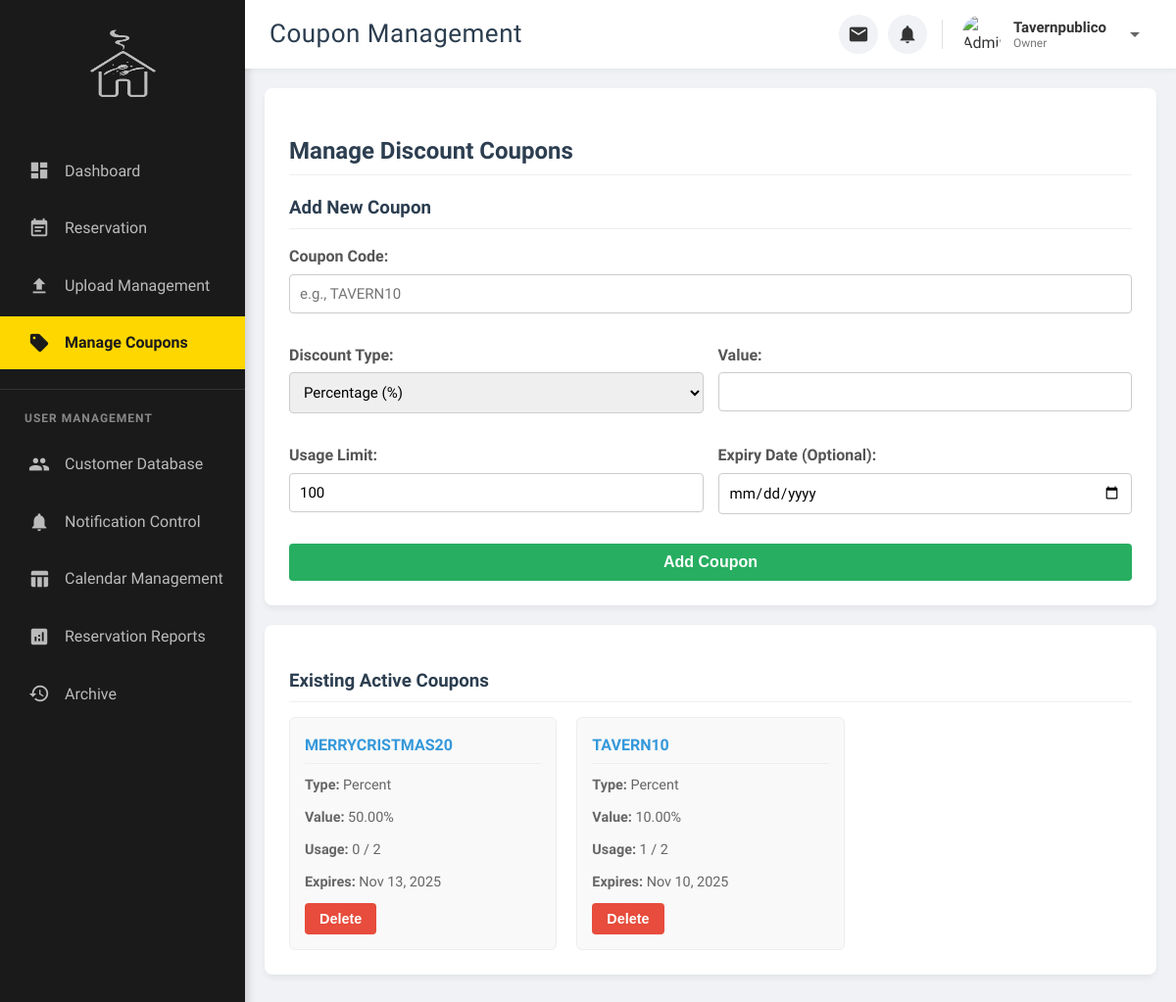
Screenshot of /manage_coupons.php (signed in) with the database file from the repository.
### tables this page shows
CREATE TABLE `coupons` (
  `id` int(11) NOT NULL,
  `code` varchar(50) NOT NULL,
  `type` enum('percent','fixed') NOT NULL,
  `value` decimal(10,2) NOT NULL,
  `expiry_date` date DEFAULT NULL,
  `usage_limit` int(11) NOT NULL DEFAULT 100,
  `current_usage` int(11) NOT NULL DEFAULT 0,
  `is_active` tinyint(1) NOT NULL DEFAULT 1
);

### manage_coupons.php (the view, shortened to what this page needs)
<?php
require_once 'db_connect.php';
?>
<!DOCTYPE html>
<html lang="en">
<head>
    <link rel="stylesheet" href="CSS/admin.css">
</head>
<body>
    <div class="page-wrapper">
        <aside class="admin-sidebar">
             <div class="sidebar-header"><img src="Tavern.png" alt="Home Icon" class="home-icon"></div>
            <nav>
                <ul class="sidebar-menu">
                    <li class="menu-item"><a href="admin.php"><i class="material-icons">dashboard</i> Dashboard</a></li>
                    <li class="menu-item"><a href="reservation.php"><i class="material-icons">event_note</i> Reservation</a></li>
                    <li class="menu-item"><a href="update.php"><i class="material-icons">file_upload</i> Upload Management</a></li>
                    <li class="menu-item active"><a href="manage_coupons.php"><i class="material-icons">sell</i> Manage Coupons</a></li>
                </ul>
                <div class="user-management-title">User Management</div>
                <ul class="sidebar-menu user-management-menu">
                    <li class="menu-item"><a href="customer_database.php"><i class="material-icons">people</i> Customer Database</a></li>
                    <li class="menu-item"><a href="notification_control.php"><i class="material-icons">notifications</i> Notification Control</a></li>
                    <li class="menu-item"><a href="table_management.php"><i class="material-icons">table_chart</i>Calendar Management</a></li>
                    <li class="menu-item"><a href="reports.php"><i class="material-icons">analytics</i>Reservation Reports</a></li>
                    <li class="menu-item"><a href="deletion_history.php"><i class="material-icons">history</i>Archive</a></li>
                </ul>
            </nav>
        </aside>
        <div class="admin-content-area">
            <header class="main-header">
                <div class="header-content">
                    <h1 class="header-page-title">Coupon Management</h1>
                    <div class="admin-header-right">
                        <div class="admin-notification-area">
                            <div class="admin-notification-item">
                                <button class="admin-notification-button" id="adminMessageBtn" title="Messages">
                                    <i class="material-icons">email</i>
                                </button>
                            </div>
                            <div class="admin-notification-item">
                                <button class="admin-notification-button" id="adminReservationBtn" title="Reservations">
                                    <i class="material-icons">notifications</i> <span class="admin-notification-badge" id="adminReservationCount" style="display: none;">0</span>
                                </button>
                            </div>
                        </div>
                        <div class="admin-profile-dropdown">
                            <div class="admin-profile-area" id="adminProfileBtn">
                                <?php $admin_avatar_path = isset($_SESSION['avatar']) && file_exists($_SESSION['avatar']) ? htmlspecialchars($_SESSION['avatar']) : 'images/default_avatar.png'; ?>
                                <img src="<?php echo $admin_avatar_path; ?>" alt="Admin Avatar" class="admin-avatar">
                                <div class="admin-user-info">
                                    <span class="admin-username"><?php echo htmlspecialchars($_SESSION['username']); ?></span>
                                    <span class="admin-role"><?php echo ucfirst(htmlspecialchars($_SESSION['role'])); ?></span>
                                </div>
                                <i class="material-icons" style="color: #666; margin-left: 5px;">arrow_drop_down</i>
                            </div>
                        </div>
                    </div>
                    </div>
            </header>
            <main class="dashboard-main-content">
                <section class="content-card">
                    <h2>Manage Discount Coupons</h2>
                    <h3>Add New Coupon</h3>
                    <form action="" method="post" style="display: grid; grid-template-columns: 1fr 1fr; gap: 15px;">
                        <div class="form-group" style="grid-column: 1 / -1;"><label for="coupon_code">Coupon Code:</label><input type="text" id="coupon_code" name="coupon_code" placeholder="e.g., TAVERN10" required></div>
                        <div class="form-group">
                            <label for="coupon_type">Discount Type:</label>
                            <select id="coupon_type" name="coupon_type" required>
                                <option value="percent">Percentage (%)</option>
                            </select>
                        </div>
                        <div class="form-group"><label for="coupon_value">Value:</label><input type="number" id="coupon_value" name="coupon_value" step="0.01" min="0" required></div>
                        <div class="form-group"><label for="usage_limit">Usage Limit:</label><input type="number" id="usage_limit" name="usage_limit" step="1" min="1" value="100" required></div>
                        <div class="form-group"><label for="expiry_date">Expiry Date (Optional):</label><input type="date" id="expiry_date" name="expiry_date" min="<?php echo date('Y-m-d'); ?>"></div>
                        <button type="submit" name="add_coupon" style="grid-column: 1 / -1; width: 100%;">Add Coupon</button>
                    </form>
                </section>
                <section class="content-card">
                    <h3>Existing Active Coupons</h3>
                    <div class="image-grid-admin">
                        <?php
                        $sql = "SELECT * FROM coupons WHERE is_active = 1 ORDER BY id DESC";
                        $result = mysqli_query($link, $sql);
                        if (mysqli_num_rows($result) > 0) {
                            while($row = mysqli_fetch_assoc($result)) {
                                echo "<div class='data-item'>";
                                $value_display = ($row['type'] == 'percent') ? $row['value'] . '%' : '₱' . number_format($row['value'], 2);
                                $expiry_display = $row['expiry_date'] ? date('M j, Y', strtotime($row['expiry_date'])) : 'No Expiry';
                                echo "<h4>" . htmlspecialchars($row['code']) . "</h4>";
                                echo "<p><strong>Type:</strong> " . ucfirst($row['type']) . "</p>";
                                echo "<p><strong>Value:</strong> " . $value_display . "</p>";
                                echo "<p><strong>Usage:</strong> " . $row['current_usage'] . " / " . $row['usage_limit'] . "</p>";
                                echo "<p><strong>Expires:</strong> " . $expiry_display . "</p>";
                                echo "<form action='' method='post' class='delete-form' style='display:inline; margin-top: auto;'>
                                        <input type='hidden' name='coupon_id' value='" . $row['id'] . "'>
                                        <button type='button' class='delete-btn delete-trigger-btn'>Delete</button>
                                        <input type='hidden' name='delete_coupon' value='1'>
                                      </form>";
                                echo "</div>";
                            }
                        } else { echo "<p>No active coupons found.</p>"; }
                        ?>
                    </div>
                </section>
            </main>
        </div>
    </div>
</body>
</html>

### CSS/admin.css (style rules this page uses)
body { font-family: 'Mada', sans-serif; margin: 0; background-color: #f0f2f5; color: #333; min-height: 100vh; line-height: 1.6; }
.page-wrapper { display: flex; min-height: 100vh; width: 100%; }
.admin-sidebar { width: 250px; background-color: #1a1a1a; color: #bbb; font-family: 'Mada', sans-serif; padding: 20px 0; box-shadow: 3px 0 8px rgba(0, 0, 0, 0.15); display: flex; flex-direction: column; position: fixed; height: 100%; left: 0; top: 0; z-index: 900; transition: background-color 0.3s ease; }
.sidebar-header { text-align: center; margin-bottom: 30px; padding: 10px 0; }
.sidebar-header .home-icon { width: 70px; height: 70px; filter: invert(90%); opacity: 0.8; }
.sidebar-menu { list-style: none; padding: 0; margin: 0; }
.sidebar-menu .menu-item { margin-bottom: 5px; }
.sidebar-menu .menu-item a { display: flex; align-items: center; padding: 14px 25px; color: #bbb; text-decoration: none; transition: background-color 0.3s ease, color 0.3s ease; font-size: 16px; font-weight: 500; border-left: 4px solid transparent; white-space: nowrap; overflow: hidden; text-overflow: ellipsis; }
.sidebar-menu .menu-item a .material-icons { margin-right: 15px; font-size: 22px; color: #bbb; transition: color 0.3s ease; }
.sidebar-menu .menu-item.active a { background-color: #FFD700; color: #1a1a1a; border-left-color: transparent; font-weight: 700; }
.sidebar-menu .menu-item.active a .material-icons { color: #1a1a1a; }
.user-management-title { color: #888; font-size: 12px; font-weight: 600; text-transform: uppercase; letter-spacing: 1px; padding: 20px 25px 10px; margin-top: 20px; border-top: 1px solid #333; }
.admin-content-area { flex-grow: 1; margin-left: 250px; padding: 0; padding-top: 70px; }
.main-header { background-color: #fff; color: #333; padding: 0; display: flex; justify-content: center; align-items: center; box-shadow: 0 2px 5px rgba(0, 0, 0, 0.05); position: fixed; width: calc(100% - 250px); top: 0; right: 0; z-index: 950; height: 70px; box-sizing: border-box; }
.header-content { display: flex; justify-content: space-between; align-items: center; width: 100%; padding: 0 25px; gap: 15px; }
.header-page-title { font-family: 'Madimi One', sans-serif; font-size: 26px; color: #2c3e50; margin: 0; font-weight: 400; letter-spacing: 0.5px; }
.admin-header-right { display: flex; align-items: center; gap: 15px; }
.admin-profile-area { display: flex; align-items: center; gap: 12px; }
.admin-avatar { width: 40px; height: 40px; border-radius: 50%; object-fit: cover; }
.admin-user-info { display: flex; flex-direction: column; align-items: flex-start; line-height: 1.2; }
.admin-username { font-weight: 600; font-size: 15px; color: #333; }
.admin-role { font-size: 12px; color: #777; text-transform: capitalize; }
.dashboard-main-content { padding: 20px; }
button.delete-btn, .btn.delete-btn { background-color: #e74c3c !important; color: white !important; }
.form-group { margin-bottom: 12px; }
.form-group label { display: block; margin-bottom: 5px; font-weight: 600; color: #333; }
.form-group input, .form-group select, .form-group textarea { width: 100%; padding: 10px 12px; border: 1px solid #ccc; border-radius: 5px; font-size: 15px; box-sizing: border-box; transition: border-color 0.3s ease, box-shadow 0.3s ease; font-family: 'Mada', sans-serif; }
.admin-notification-area { display: flex; align-items: center; gap: 10px; }
.admin-notification-item { position: relative; }
.admin-notification-button { background-color: #f0f2f5; border: none; width: 40px; height: 40px; border-radius: 50%; display: flex; align-items: center; justify-content: center; cursor: pointer; transition: background-color 0.3s ease; }
.admin-notification-button .material-icons { color: #333; font-size: 22px; }
.admin-profile-dropdown { position: relative; }
.admin-profile-area { cursor: pointer; border-radius: 4px; padding: 5px; transition: background-color 0.3s ease; display: flex; align-items: center; }

### rows the page displays
coupons: code "MERRYCRISTMAS20", type "Percent", value_display "50.00%", current_usage "0", usage_limit "2", expiry_date "Nov 13, 2025"
coupons: code "TAVERN10", type "Percent", value_display "10.00%", current_usage "1", usage_limit "2", expiry_date "Nov 10, 2025"

### other values shown
$_SESSION['username'] "Tavernpublico"
$_SESSION['role'] "Owner"
